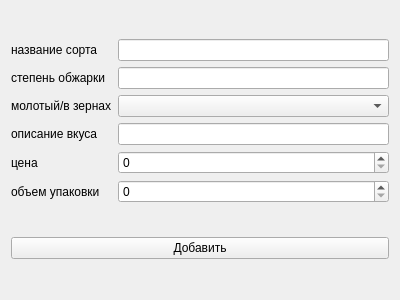
<?xml version="1.0" encoding="UTF-8"?>
<ui version="4.0">
 <class>Form</class>
 <widget class="QWidget" name="Form">
  <property name="geometry">
   <rect>
    <x>0</x>
    <y>0</y>
    <width>400</width>
    <height>300</height>
   </rect>
  </property>
  <property name="windowTitle">
   <string>Form</string>
  </property>
  <layout class="QVBoxLayout" name="verticalLayout">
   <item>
    <layout class="QGridLayout" name="gridLayout">
     <item row="1" column="0">
      <widget class="QLabel" name="label_2">
       <property name="text">
        <string>степень обжарки</string>
       </property>
      </widget>
     </item>
     <item row="4" column="0">
      <widget class="QLabel" name="label_4">
       <property name="text">
        <string>цена</string>
       </property>
      </widget>
     </item>
     <item row="2" column="0">
      <widget class="QLabel" name="label_3">
       <property name="text">
        <string>молотый/в зернах</string>
       </property>
      </widget>
     </item>
     <item row="3" column="0">
      <widget class="QLabel" name="label_5">
       <property name="text">
        <string>описание вкуса</string>
       </property>
      </widget>
     </item>
     <item row="0" column="1">
      <widget class="QLineEdit" name="lineEdit"/>
     </item>
     <item row="0" column="0">
      <widget class="QLabel" name="label">
       <property name="text">
        <string>название сорта</string>
       </property>
      </widget>
     </item>
     <item row="5" column="0">
      <widget class="QLabel" name="label_6">
       <property name="text">
        <string>объем упаковки</string>
       </property>
      </widget>
     </item>
     <item row="1" column="1">
      <widget class="QLineEdit" name="lineEdit_2"/>
     </item>
     <item row="5" column="1">
      <widget class="QSpinBox" name="spinBox_2"/>
     </item>
     <item row="4" column="1">
      <widget class="QSpinBox" name="spinBox_3"/>
     </item>
     <item row="3" column="1">
      <widget class="QLineEdit" name="lineEdit_3"/>
     </item>
     <item row="2" column="1">
      <widget class="QComboBox" name="comboBox"/>
     </item>
    </layout>
   </item>
   <item>
    <widget class="QPushButton" name="add_btn">
     <property name="text">
      <string>Добавить</string>
     </property>
    </widget>
   </item>
  </layout>
 </widget>
 <resources/>
 <connections/>
</ui>
